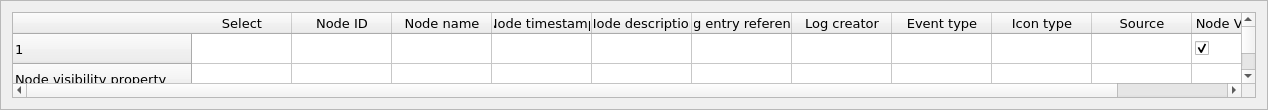
<?xml version="1.0" encoding="UTF-8"?>
<ui version="4.0">
 <class>nodeConfigurationTabularFrame</class>
 <widget class="QFrame" name="nodeConfigurationTabularFrame">
  <property name="geometry">
   <rect>
    <x>0</x>
    <y>0</y>
    <width>1268</width>
    <height>110</height>
   </rect>
  </property>
  <property name="maximumSize">
   <size>
    <width>16777184</width>
    <height>16777215</height>
   </size>
  </property>
  <property name="font">
   <font>
    <family>Verdana</family>
    <pointsize>10</pointsize>
   </font>
  </property>
  <property name="windowTitle">
   <string>Node Configuration Tabular</string>
  </property>
  <property name="toolTipDuration">
   <number>0</number>
  </property>
  <property name="frameShape">
   <enum>QFrame::StyledPanel</enum>
  </property>
  <property name="frameShadow">
   <enum>QFrame::Raised</enum>
  </property>
  <layout class="QVBoxLayout" name="verticalLayout">
   <item>
    <widget class="QTableWidget" name="tableWidget">
     <property name="font">
      <font>
       <pointsize>10</pointsize>
      </font>
     </property>
     <attribute name="verticalHeaderCascadingSectionResizes">
      <bool>false</bool>
     </attribute>
     <attribute name="verticalHeaderShowSortIndicator" stdset="0">
      <bool>true</bool>
     </attribute>
     <row>
      <property name="text">
       <string>1</string>
      </property>
     </row>
     <row>
      <property name="text">
       <string>Node visibility property</string>
      </property>
     </row>
     <column>
      <property name="text">
       <string>Select</string>
      </property>
     </column>
     <column>
      <property name="text">
       <string>Node ID</string>
      </property>
     </column>
     <column>
      <property name="text">
       <string>Node name</string>
      </property>
     </column>
     <column>
      <property name="text">
       <string>Node timestamp</string>
      </property>
     </column>
     <column>
      <property name="text">
       <string>Node description</string>
      </property>
     </column>
     <column>
      <property name="text">
       <string>Log entry reference</string>
      </property>
     </column>
     <column>
      <property name="text">
       <string>Log creator</string>
      </property>
     </column>
     <column>
      <property name="text">
       <string>Event type</string>
      </property>
     </column>
     <column>
      <property name="text">
       <string>Icon type</string>
      </property>
     </column>
     <column>
      <property name="text">
       <string>Source</string>
      </property>
     </column>
     <column>
      <property name="text">
       <string>Node Visibility</string>
      </property>
     </column>
     <item row="0" column="0">
      <property name="text">
       <string/>
      </property>
      <property name="checkState">
       <enum>Unchecked</enum>
      </property>
     </item>
     <item row="0" column="10">
      <property name="text">
       <string/>
      </property>
      <property name="checkState">
       <enum>Checked</enum>
      </property>
     </item>
     <item row="1" column="0">
      <property name="background">
       <brush brushstyle="NoBrush">
        <color alpha="255">
         <red>0</red>
         <green>0</green>
         <blue>0</blue>
        </color>
       </brush>
      </property>
      <property name="flags">
       <set>NoItemFlags</set>
      </property>
     </item>
     <item row="1" column="1">
      <property name="text">
       <string/>
      </property>
      <property name="checkState">
       <enum>Unchecked</enum>
      </property>
     </item>
     <item row="1" column="2">
      <property name="text">
       <string/>
      </property>
      <property name="checkState">
       <enum>Unchecked</enum>
      </property>
     </item>
     <item row="1" column="3">
      <property name="text">
       <string/>
      </property>
      <property name="checkState">
       <enum>Unchecked</enum>
      </property>
     </item>
     <item row="1" column="4">
      <property name="text">
       <string/>
      </property>
      <property name="checkState">
       <enum>Unchecked</enum>
      </property>
     </item>
     <item row="1" column="5">
      <property name="text">
       <string/>
      </property>
      <property name="checkState">
       <enum>Unchecked</enum>
      </property>
     </item>
     <item row="1" column="6">
      <property name="text">
       <string/>
      </property>
      <property name="checkState">
       <enum>Unchecked</enum>
      </property>
     </item>
     <item row="1" column="7">
      <property name="text">
       <string/>
      </property>
      <property name="checkState">
       <enum>Unchecked</enum>
      </property>
     </item>
     <item row="1" column="8">
      <property name="text">
       <string/>
      </property>
      <property name="checkState">
       <enum>Unchecked</enum>
      </property>
     </item>
     <item row="1" column="9">
      <property name="text">
       <string/>
      </property>
      <property name="checkState">
       <enum>Unchecked</enum>
      </property>
     </item>
     <item row="1" column="10">
      <property name="flags">
       <set>NoItemFlags</set>
      </property>
     </item>
    </widget>
   </item>
  </layout>
 </widget>
 <resources/>
 <connections/>
</ui>
